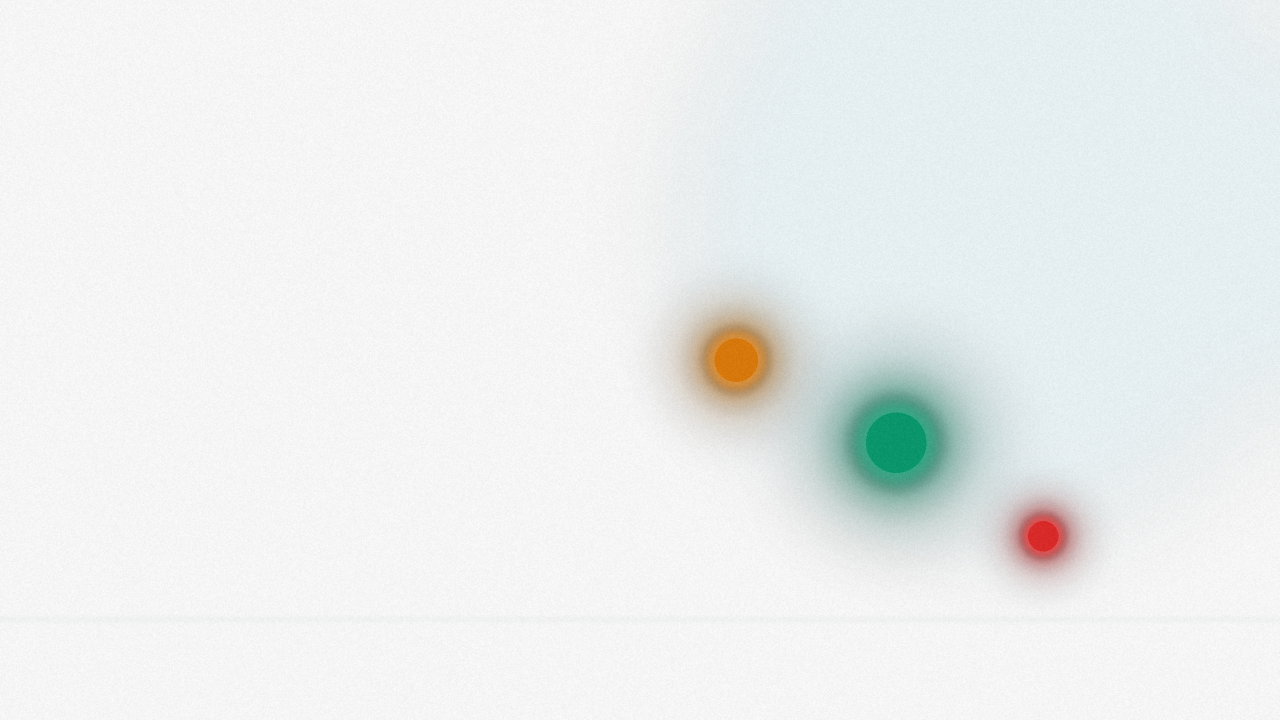
#> input picture dev/scratchpad/wall-v3/savant-light/contents/images/savant-traffic-lights-1440p.png, 2560 x 1440 px (shown at 1/2 size)
$ python -i gen-wallpaper.py   (imports and definitions only)
#> lines starting #> are read from the running program, lines starting #| are printed output that depends on the picture
#> further down, picture is the input picture: PIL image 2560x1440 RGB; mean R, G, B 235.9, 238.9, 238.5
#!/usr/bin/env python3
"""Generate the SavantOS wallpaper: industrial traffic-lights housing, top right.

v4 — operator direction from the reference mock:
- Three-lens assembly moved to the TOP-RIGHT corner
- Lenses read as physical: recessed bezel rings, radial lens gradients with a
  hot but red-shifted core (the v3 pure #ff2d55 core read pink), specular arc
- Glow softened ~40% (v3 halo read harsh)
- Dark industrial housing panel behind the lenses with corner bolts
- SavantOS wordmark stays lower-left with the cyan accent bar

Deterministic: fixed seed RNG, no timestamps.
"""
from pathlib import Path

import numpy as np
from PIL import Image, ImageDraw, ImageFilter, ImageFont

W, H = 3840, 2160

# Housing geometry (top-right): panel + three lenses, traffic-light order.
PANEL_W, PANEL_H = 1560, 560
PANEL_X = W - PANEL_W - 140
PANEL_Y = 120
LENS_R = 150
LENS_CY = PANEL_Y + PANEL_H // 2
LENS_SPACING = 470
X_GREEN = PANEL_X + 250
X_AMBER = X_GREEN + LENS_SPACING
X_RED = X_AMBER + LENS_SPACING

# Savant palette (savant-code palette.ts). Red is deepened toward pure red so
# the hot core does not read pink on the void field.
GREEN = np.array([57, 255, 20], dtype=float)
AMBER = np.array([255, 176, 0], dtype=float)
RED = np.array([248, 24, 40], dtype=float)

VOID_CENTER = np.array([5, 5, 8], dtype=float)
VOID_EDGE = np.array([2, 2, 4], dtype=float)

rng = np.random.default_rng(0x5AA7)

WORDMARK = "SavantOS"
WORDMARK_SIZE = 300
WORDMARK_XY = (int(W * 0.065), int(H * 0.665))
FOREGROUND = (232, 232, 239)
CYAN = (24, 250, 249)

_FONT_CANDIDATES = (
    "C:/Windows/Fonts/segoeuib.ttf",
    "/usr/share/fonts/truetype/dejavu/DejaVuSans-Bold.ttf",
    "/System/Library/Fonts/Supplemental/Arial Bold.ttf",
)


def _load_font() -> ImageFont.FreeTypeFont:
    for cand in _FONT_CANDIDATES:
        if Path(cand).is_file():
            return ImageFont.truetype(cand, WORDMARK_SIZE)
    raise SystemExit(
        "gen-wallpaper: no wordmark font found (looked for "
        + ", ".join(_FONT_CANDIDATES) + ")"
    )


def radial_mask(xx, yy, cx, cy, r):
    return np.exp(-(((xx - cx) ** 2 + (yy - cy) ** 2) / (2.0 * r * r)))


def draw_housing(img: Image.Image) -> Image.Image:
    """Industrial lens panel: dark housing, bezels, lenses, bolts — vector
    layer composited over the void field."""
    overlay = Image.new("RGBA", (W, H), (0, 0, 0, 0))
#> overlay: PIL image 3840x2160 RGBA; every value is 0
    d = ImageDraw.Draw(overlay)

    # --- housing panel with a soft edge highlight
    d.rounded_rectangle(
        (PANEL_X, PANEL_Y, PANEL_X + PANEL_W, PANEL_Y + PANEL_H),
        radius=36,
        fill=(10, 10, 15, 235),
        outline=(38, 38, 50, 255),
        width=3,
    )
    # corner bolts
    for bx in (PANEL_X + 60, PANEL_X + PANEL_W - 60):
        for by in (PANEL_Y + 60, PANEL_Y + PANEL_H - 60):
            d.ellipse((bx - 14, by - 14, bx + 14, by + 14), fill=(28, 28, 36, 255))
            d.ellipse((bx - 8, by - 8, bx + 8, by + 8), fill=(16, 16, 22, 255))
            d.line((bx - 5, by, bx + 5, by), fill=(44, 44, 56, 255), width=3)

    # --- three lens assemblies
    for cx, color in ((X_GREEN, GREEN), (X_AMBER, AMBER), (X_RED, RED)):
        # recessed bezel: outer dark ring + metallic rim + inner shadow
        d.ellipse(
            (cx - LENS_R - 42, LENS_CY - LENS_R - 42,
             cx + LENS_R + 42, LENS_CY + LENS_R + 42),
            fill=(20, 20, 27, 255),
            outline=(52, 52, 66, 255),
            width=4,
        )
        d.ellipse(
            (cx - LENS_R - 20, LENS_CY - LENS_R - 20,
             cx + LENS_R + 20, LENS_CY + LENS_R + 20),
            outline=(70, 70, 86, 255),
            width=5,
        )
        # lens well (dark pit the glowing lens sits in)
        d.ellipse(
            (cx - LENS_R, LENS_CY - LENS_R, cx + LENS_R, LENS_CY + LENS_R),
            fill=(6, 6, 9, 255),
        )

    img_rgba = img.convert("RGBA")

    # --- lens glow (softened: fewer/smaller halo layers, lower gains)
    yy, xx = np.mgrid[0:H, 0:W].astype(float)
    glow = np.zeros((H, W, 3), dtype=float)
    for cx, color in ((X_GREEN, GREEN), (X_AMBER, AMBER), (X_RED, RED)):
        for r, k in ((LENS_R * 3.4, 0.16), (LENS_R * 1.9, 0.30)):
            m = radial_mask(xx, yy, cx, LENS_CY, r) ** 2.4
            glow += color[None, None, :] * (k * m)[:, :, None]
    glow_img = Image.fromarray(np.clip(glow, 0, 255).astype(np.uint8), "RGB")
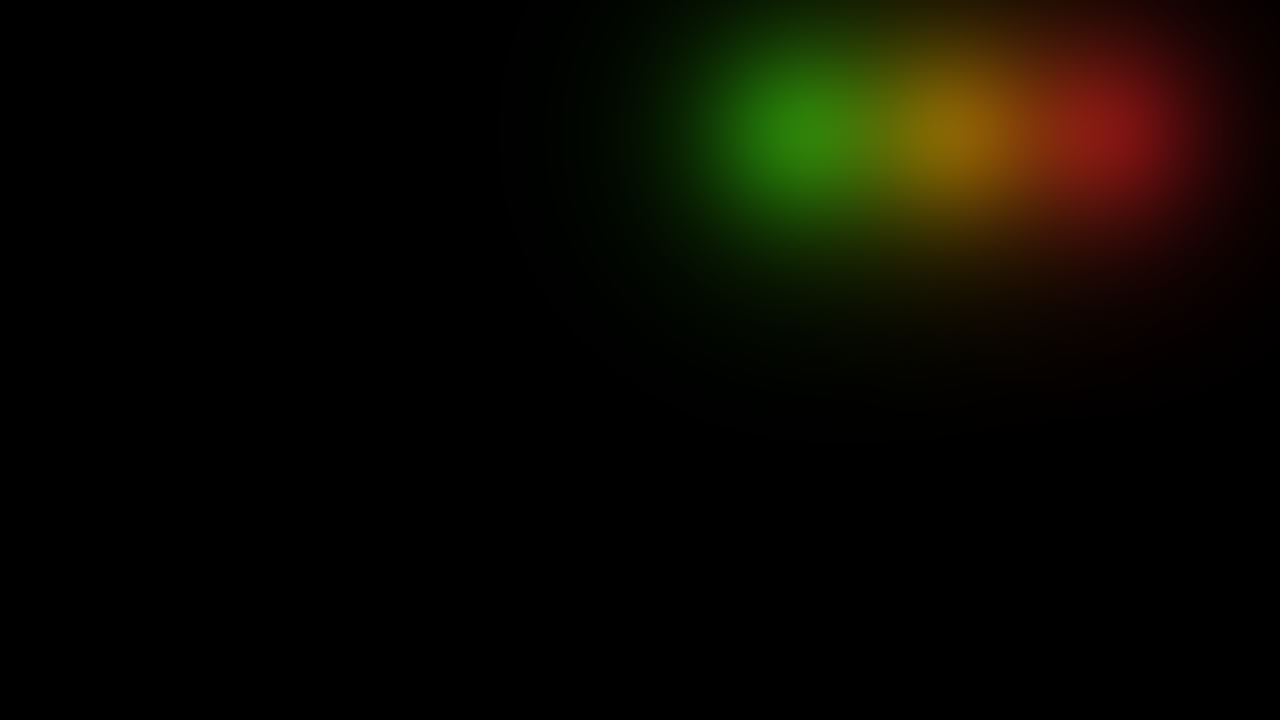
#> glow_img: PIL image 3840x2160 RGB (shown at 1/3 size); mean R, G, B 10.4, 8.5, 1
#> (the run stopped early here; a loop or call above may not have finished)
